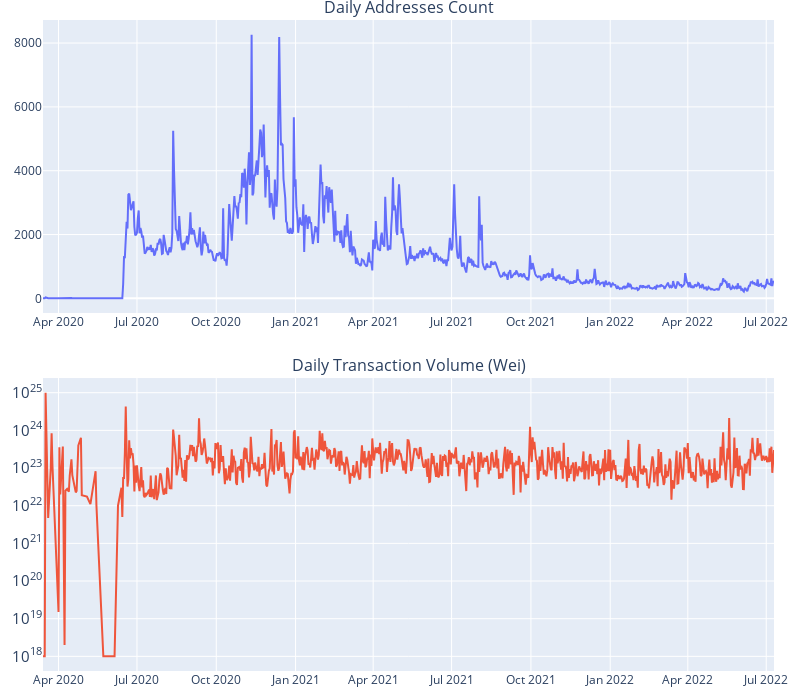

This figure's notebook cell:
### Markdown cell above
#### Figure 1 - Time Series Plots (daily addresses count / transaction volume)

### Code cell
fig = make_subplots(
    rows=2, 
    cols=1,
    subplot_titles=("Daily Addresses Count", "Daily Transaction Volume (Wei)"),
    horizontal_spacing=0.05, 
    vertical_spacing=0.1,
)

fig.add_trace(
    go.Scatter(x=network_fea['timestamp'], y=network_fea['address_count']),
    row=1, col=1
)

fig.add_trace(
    go.Scatter(x=network_fea['timestamp'], y=network_fea['value_sum']),
    row=2, col=1
)

fig.update_yaxes(type="log", row=2, col=1)

fig.update_layout(height=700, width=800, showlegend=False, margin=dict(l=20, r=20, t=20, b=20))
fig.show()

fig.write_image(f"{FIG_SAVE_PATH}/fig1.png")

### Figure 1 — Plotly figure (JSON) as saved in the notebook; plotly's stock layout.template omitted (floating-point values rounded to 4 significant figures; data arrays with more than 128 entries replaced by an {"elided": "..."} marker saying what was removed)
{"data": [{"type": "scatter", "x": {"elided": "788 str values"}, "xaxis": "x", "y": {"elided": "788 int values"}, "yaxis": "y"}, {"type": "scatter", "x": {"elided": "788 str values"}, "xaxis": "x2", "y": {"elided": "788 float values"}, "yaxis": "y2"}], "layout": {"annotations": [{"font": {"size": 16}, "showarrow": false, "text": "Daily Addresses Count", "x": 0.5, "xanchor": "center", "xref": "paper", "y": 1, "yanchor": "bottom", "yref": "paper"}, {"font": {"size": 16}, "showarrow": false, "text": "Daily Transaction Volume (Wei)", "x": 0.5, "xanchor": "center", "xref": "paper", "y": 0.45, "yanchor": "bottom", "yref": "paper"}], "height": 700, "margin": {"b": 20, "l": 20, "r": 20, "t": 20}, "showlegend": false, "width": 800, "xaxis": {"anchor": "y", "domain": [0, 1]}, "xaxis2": {"anchor": "y2", "domain": [0, 1]}, "yaxis": {"anchor": "x", "domain": [0.55, 1]}, "yaxis2": {"anchor": "x2", "domain": [0, 0.45], "type": "log"}}}
